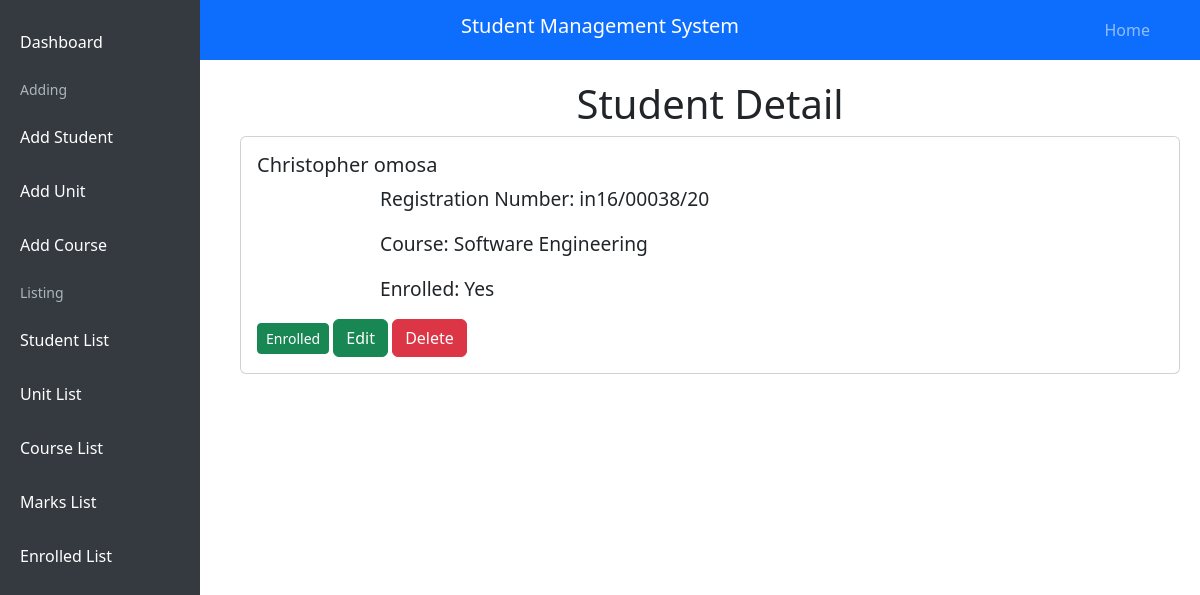
The app's page /student_detail/13 with its own data.
### crud_app/models.py (models this page shows, shortened)
class Student(models.Model):
    name = models.CharField(max_length=100)
    reg_no = models.CharField(max_length=20, unique=True)
    course_name = models.ForeignKey(Course,on_delete=models.CASCADE)
    unit_code = models.ForeignKey(Unit, on_delete=models.CASCADE,null=True)
    enrolled = models.BooleanField(default=False)
    graded = models.BooleanField(default=False)

class Course(models.Model):
    course_name = models.CharField(max_length=100)
    description = models.CharField(max_length=100)
    def __str__(self):
        return f"{self.course_name}"

### crud_app/views.py (the view)
# urls.py: path('student_detail/<int:pk>',views.student_detail,name="student_detail"),
def student_detail(request, pk):
    student = get_object_or_404(Student, pk=pk)
    return render(request, 'student_detail.html', {'student': student})

### crud_app/templates/student_detail.html (shortened to what this page needs)
{% extends 'base.html' %}
{% block content %}
    <h1>Student Detail</h1>
    <div class="card">
        <div class="card-body">
            <h5 class="card-title">{{ student.name }}</h5>
            <p class="card-text">Registration Number: {{ student.reg_no }}</p>
            <p class="card-text">Course: {{ student.course_name }}</p>
            <p class="card-text">Enrolled: <span id="enrolled-status">{% if student.enrolled %}Yes{% else %}No{% endif %}</span></p>
            <button
                id="enrollment-button"
                class="btn btn-sm {% if student.enrolled %}btn-success{% else %}btn-secondary{% endif %}"
                data-student-id="{{ student.pk }}"
            >
                {% if student.enrolled %} Enrolled {% else %} Not Enrolled {% endif %}
            </button>
            <a href="{% url 'edit_student' pk=student.pk %}" class="btn btn-success">Edit</a>
            <a href="{% url 'delete_student' pk=student.pk %}" class="btn btn-danger">Delete</a>
        </div>
    </div>
{% endblock %}

### static/css/styles.css (style rules this page uses)
body { font-family: Arial, Helvetica, sans-serif; margin: 0; padding: 0; }
h1 { font-size: 36px; margin-top: 0; }
h1 { font-size: 2rem; text-align: center; }
p { font-size: 1.2rem; line-height: 1.5; max-width: 700px; margin: 0 auto; padding: 0 20px; }

### records on screen
Student: name "Christopher omosa", reg_no "in16/00038/20", course_name "Software Engineering"
